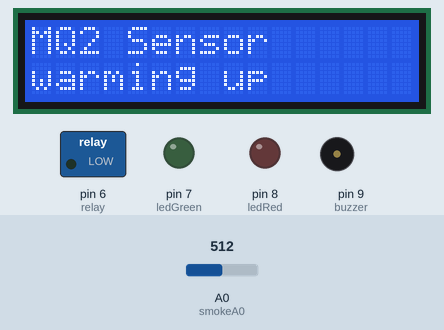
Recording of a sketch running on a simulated Arduino Uno, built with avr-gcc and run on an emulated ATmega328P. On the bench: 16×2 character LCD, switched loads named in the sketch (green lamp = pin HIGH), output pins drawn as LEDs (lit = HIGH), buzzer (waves = sounding). The test bench sets the inputs (shaded band); at power-on: A0 (smokeA0) = 512. The modem accepts every AT command (registered, SIM ready, sends succeed) and sends nothing else; what the sketch prints to the serial monitor is not drawn.

Above: at 0.1 s.
At 20.4 s:
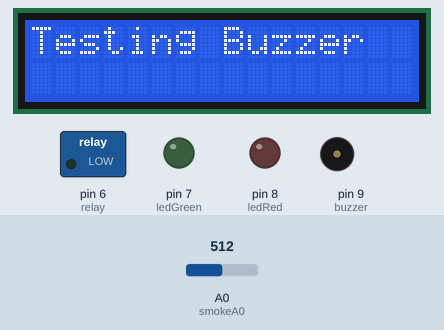
At 22.2 s:
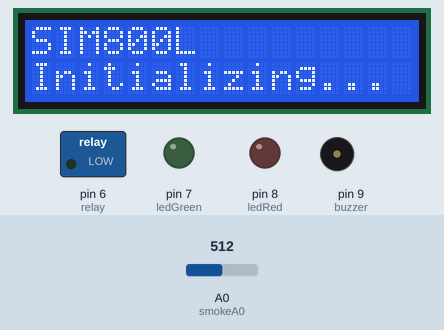
At 23.4 s:
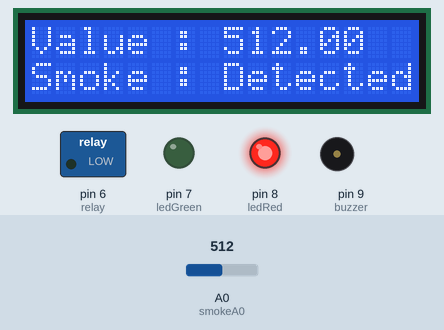
At 75.6 s:
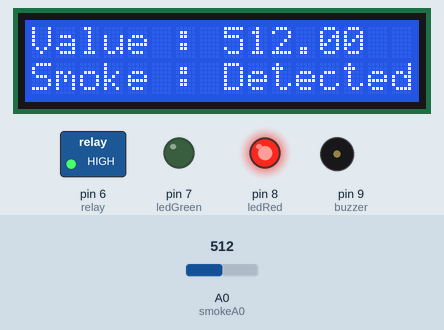
At 127.2 s:
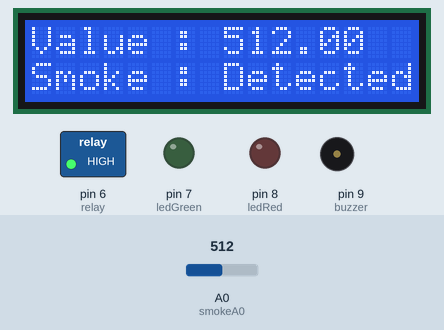
Timing chart, 0 to 130.0 s (numbered marks = the images above):
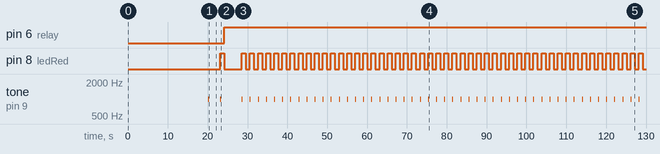

Measured:
- by itself, pin 6 (relay): LOW → HIGH at 24.2 s
- by itself, pin 8 (ledRed): goes HIGH 1.0 s, LOW 4.4 s, 49 × (HIGH 1.0 s, LOW 1.0 s), HIGH 1.0 s, then LOW
- by itself, tone on pin 9 (buzzer): goes 1000 Hz 0.20 s, silent 2.9 s, 1000 Hz 0.20 s, silent 5.2 s, 49 × (1000 Hz 0.20 s, silent 1.8 s), 1000 Hz 0.20 s, then silent
- what the display in image 1 shows lasts 2.0 s, from 20.1 s to 22.1 s
- what the display in image 2 shows lasts 1.1 s, from 22.1 s to 23.2 s

The sketch:

Smoke_Detector_SIM800L.ino
```cpp
#include <Wire.h>
#include <LiquidCrystal_I2C.h>
#include <SoftwareSerial.h>

// SIM800L declaration
SoftwareSerial mySerial(10, 11);
String receiverNumber = "+63918xxxxxxx"; //-> change with the number where we send the SMS message

// LCD I2C declaration
const uint8_t lcdAddress = 0x3F;
const uint8_t lcd_cols = 16;
const uint8_t lcd_rows = 2;
LiquidCrystal_I2C lcd(lcdAddress, lcd_cols, lcd_rows);  //Defining 16 columns and 2 rows of lcd display

// Input Pin declaration
const int smokeA0 = A0;

// Output Pin declaration
const int buzzer = 9;
const int ledRed = 8;
const int ledGreen = 7;
const int relay = 6;

// Sensor Smoke variables
const int smokeThreshold = 200;
float sensorValue;

int smokeDetected = 0;

const int sim800LEnabled = 1;

void setup() {
  pinMode(buzzer,OUTPUT);
  pinMode(ledGreen,OUTPUT);
  pinMode(ledRed,OUTPUT);

  pinMode(relay, OUTPUT);

  pinMode(smokeA0,INPUT);

  Serial.begin(9600); // sets the serial port to 9600

  lcd.init();
  lcd.backlight();
  lcd.clear();

  lcdPrint("MQ2 Sensor", 0, 0);
  lcdPrint("warming up", 0, 1);
  delay(20000); // allow the MQ-2 to warm up

  lcd.clear();
  lcdPrint("Testing Buzzer", 0, 0);
  tone(buzzer,1000,200);
  delay(2000);
  noTone(buzzer);

  setupSIM800L();

  // turn off the relay (for this one sending a LOW signal will trigger off the relay)
  digitalWrite(relay, LOW);
}

void loop() {
  sensorValue = analogRead(smokeA0);

  // Show the current Sensor Status in the LCD
  lcd.clear();
  lcdPrint("Value : ", 0, 0);
  lcd.print(sensorValue);

  if (sensorValue > smokeThreshold) { // if threshold reach
    // Show the current Sensor Status in the LCD
    lcdPrint("Smoke : Detected", 0, 1);

    tone(buzzer, 1000, 200); // sound on the buzzer

    digitalWrite(ledGreen,LOW); // turn off the green light

    digitalWrite(ledRed,HIGH); // blink the red light
    delay(1000);
    digitalWrite(ledRed,LOW);

    // turn on the relay (for this one sending a LOW signal will trigger on the relay)
    digitalWrite(relay, HIGH);

    // Send a SMS message once
    if (smokeDetected == 0) {
      sendMessage("WARNING Smoke Detected!!!");
      smokeDetected = 1;
    }
  } else {
    lcdPrint("Smoke : None", 0, 1);

    noTone(buzzer); // sound off the buzzer
    digitalWrite(ledRed,LOW); // turn off the green light
    digitalWrite(ledGreen,HIGH); // turn on the green light

    // Send a SMS message once
    if (smokeDetected == 1) {
      sendMessage("No more Smoke Detected.");
      smokeDetected = 0;
    }

    // turn off the relay (for this one sending a LOW signal will trigger off the relay)
    digitalWrite(relay, LOW);
  }

  delay(1000); // wait 1s for next reading
}

void lcdPrint(const char message[], int x, int y) {
  lcd.setCursor(x, y);
  lcd.print(message);
}

void setupSIM800L() {
  lcd.clear();
  if (sim800LEnabled == 1) {
    mySerial.begin(9600);

    lcdPrint("SIM800L", 0, 0);
    lcdPrint("Initializing...", 0, 1);
    Serial.println("SIM800L Initializing...");

    delay(1000);
    mySerial.println("AT");
  } else {
    lcdPrint("SIM800L", 0, 0);
    lcdPrint("disabled", 0, 1);
    delay(1000);
  }

  lcd.clear();
}

void sendMessage(const char message[]){
  if (sim800LEnabled == 1) {
    mySerial.println("AT+CMGF=1");     // Sets the GSM Module in Text Mode
    Serial.println(readSerial());
    mySerial.println("AT+CMGS=\"" + receiverNumber + "\"");
    Serial.println(readSerial());
    mySerial.println(message);
    mySerial.println((char)26);
    Serial.println(readSerial());
  }
}

String readSerial(){
  delay(100);
  if (mySerial.available()) {
    return mySerial.readString();
  }
}
```
